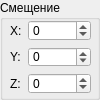
  <widget class="QGroupBox" name="groupBox">
   <property name="geometry">
    <rect>
     <x>650</x>
     <y>10</y>
     <width>100</width>
     <height>100</height>
    </rect>
   </property>
   <property name="title">
    <string>Смещение</string>
   </property>
   <widget class="QWidget" name="formLayoutWidget">
    <property name="geometry">
     <rect>
      <x>10</x>
      <y>20</y>
      <width>81</width>
      <height>74</height>
     </rect>
    </property>
    <layout class="QFormLayout" name="formLayout">
     <item row="0" column="0">
      <widget class="QLabel" name="label">
       <property name="text">
        <string>X:</string>
       </property>
      </widget>
     </item>
     <item row="0" column="1">
      <widget class="QSpinBox" name="XTransl">
       <property name="minimum">
        <number>-10</number>
       </property>
       <property name="maximum">
        <number>10</number>
       </property>
      </widget>
     </item>
     <item row="1" column="1">
      <widget class="QSpinBox" name="YTransl">
       <property name="minimum">
        <number>-10</number>
       </property>
       <property name="maximum">
        <number>10</number>
       </property>
      </widget>
     </item>
     <item row="2" column="1">
      <widget class="QSpinBox" name="ZTransl">
       <property name="minimum">
        <number>-10</number>
       </property>
       <property name="maximum">
        <number>10</number>
       </property>
      </widget>
     </item>
     <item row="1" column="0">
      <widget class="QLabel" name="label_2">
       <property name="text">
        <string>Y:</string>
       </property>
      </widget>
     </item>
     <item row="2" column="0">
      <widget class="QLabel" name="label_3">
       <property name="text">
        <string>Z:</string>
       </property>
      </widget>
     </item>
    </layout>
   </widget>
  </widget>
